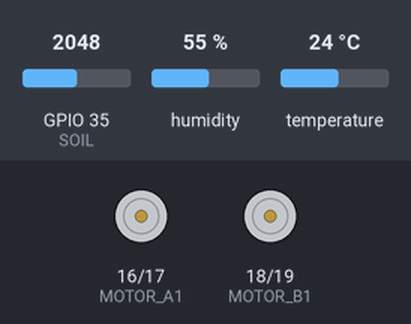
This sketch was run on a simulated ESP32. On the bench: motor-driver pin pairs drawn as motors (green arrow = first pin HIGH = forward, orange = second pin HIGH = backward, longer = more drive). The inputs (shaded band) are chosen by the test bench; at power-on: humidity 55 %, GPIO 35 (SOIL) = 2048, temperature 24 °C. What the sketch prints to the serial monitor is not drawn.

Above: at 2.8 s.
2.9 s: humidity set to 69 %
5.6 s: humidity set to 72 %
At 7.5 s:
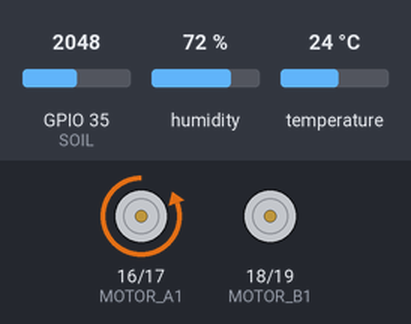
8.3 s: GPIO 35 (SOIL) set to 3083
11.3 s: GPIO 35 (SOIL) set to 3166
At 13.4 s:
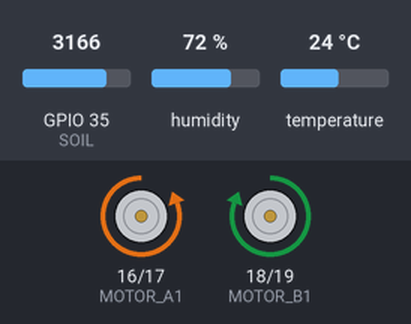
14.0 s: humidity set to 22 %
At 14.7 s:
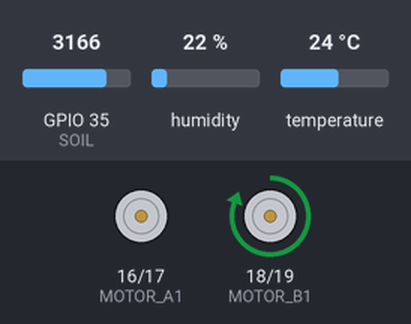
16.7 s: humidity set to 88 %
At 19.4 s:
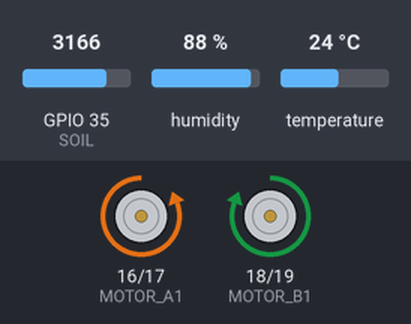
Timing chart, 0 to 20.7 s (numbered marks = the images above; inputs shaded):
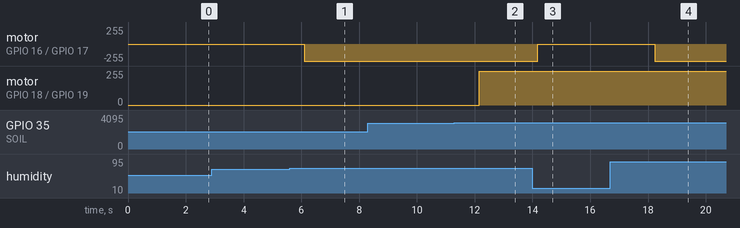

The sketch:

02.smart_farm_soil.ino
```cpp
#include <DHT.h>
#define DHTTYPE DHT11
#define DHTPIN 25
DHT dht(DHTPIN, DHTTYPE);

#define MOTOR_A1 16 //FAN
#define MOTOR_A2 17 //FAN

// 토양수분관리(2) 추가코드
//**********************************
#define MOTOR_B1 18 //WATER PUMP
#define MOTOR_B2 19 //WATER PUMP
#define SOIL 35
int soil_value;
bool pump_state;
//**********************************


int h, t;
bool fan_state;

void setup() {
  Serial.begin(9600);
  pinMode(MOTOR_A1, OUTPUT);
  pinMode(MOTOR_A2, OUTPUT);

  dht.begin();

  // 토양수분관리(2) 추가코드
  //**********************************
  pinMode(MOTOR_B1, OUTPUT);
  pinMode(MOTOR_B2, OUTPUT);
  //**********************************
}


void loop() {
  dhtControl();
  fanControl();

  // 토양수분관리(2) 추가코드
  //**********************************
  soilControl();
  pumpContorl();
  //**********************************

  delay(2000); // 2초 딜레이
}


// 토양수분관리(2) 추가코드
//**********************************
void soilControl(){
  soil_value = map(analogRead(SOIL), 3600, 1200, 0, 100);
  Serial.print("S : ");
  Serial.print(soil_value);
  Serial.print(" %");
  if(soil_value < 20){
    pump_state = true;
  }else{
    pump_state = false;
  }
}

void pumpContorl(){
  if(pump_state){
    water_pump_on();
  }else{
    water_pump_stop();
  }
}
//**********************************


void dhtControl(){
  h = dht.readHumidity();
  t = dht.readTemperature();
  Serial.print("H : ");
  Serial.print(h);
  Serial.print(" % , ");
  Serial.print("T : ");
  Serial.print(t);
  Serial.println(" °C");
  if(h > 70){
    fan_state = true;
  }else{
    fan_state = false;
  }
}

void fanControl(){
  if(fan_state){
    fan_on();
  }else{
    fan_off();
  }
}

void fan_on(){
  digitalWrite(MOTOR_A1, LOW);
  digitalWrite(MOTOR_A2, HIGH);
}

void fan_off(){
  digitalWrite(MOTOR_A1, LOW);
  digitalWrite(MOTOR_A2, LOW);
}

// 토양수분관리(2) 추가코드
//**********************************
void water_pump_on(){
  digitalWrite(MOTOR_B1, HIGH);
  digitalWrite(MOTOR_B2, LOW);
}

void water_pump_stop(){
  digitalWrite(MOTOR_B1, LOW);
  digitalWrite(MOTOR_B2, LOW);
}
//********************************** 
```

Measured:
- the behaviour switches between 70 and 71 % on humidity (found by bisection; images 0 and 1)
- the behaviour switches between 3120 and 3121 on GPIO 35 (SOIL) (found by bisection; images 1 and 2)
- after the input at 2.9 s, every drawn part: stays the same
- after the input at 5.6 s, motor on GPIO 16 (MOTOR_A1) / GPIO 17 (MOTOR_A2): stopped → backward 255/255 after 0.49 s
- after the input at 8.3 s, every drawn part: stays the same
- after the input at 11.3 s, motor on GPIO 18 (MOTOR_B1) / GPIO 19 (MOTOR_B2): stopped → forward 255/255 after 0.86 s
- after the input at 14.0 s, motor on GPIO 16 (MOTOR_A1) / GPIO 17 (MOTOR_A2): backward 255/255 → stopped after 0.19 s
- after the input at 16.7 s, motor on GPIO 16 (MOTOR_A1) / GPIO 17 (MOTOR_A2): stopped → backward 255/255 after 1.5 s
